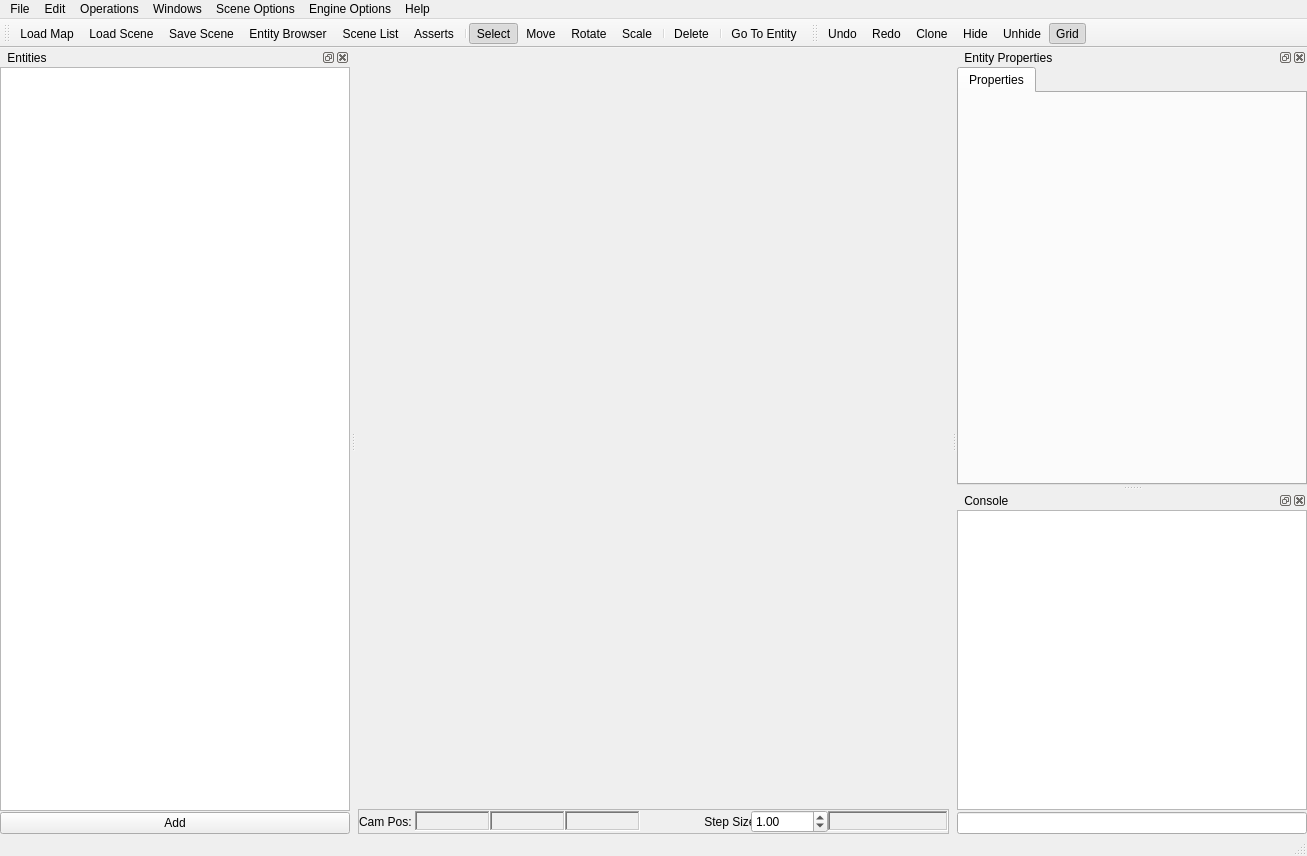
<?xml version="1.0" encoding="UTF-8"?>
<ui version="4.0">
 <class>MapEditorClass</class>
 <widget class="QMainWindow" name="MapEditorClass">
  <property name="geometry">
   <rect>
    <x>0</x>
    <y>0</y>
    <width>1307</width>
    <height>856</height>
   </rect>
  </property>
  <property name="sizePolicy">
   <sizepolicy hsizetype="Expanding" vsizetype="Expanding">
    <horstretch>0</horstretch>
    <verstretch>0</verstretch>
   </sizepolicy>
  </property>
  <property name="windowTitle">
   <string>ZEditor</string>
  </property>
  <property name="windowIcon">
   <iconset>
    <normaloff>:/ApplicationIcon/ZEDITOR.ico</normaloff>:/ApplicationIcon/ZEDITOR.ico</iconset>
  </property>
  <property name="styleSheet">
   <string/>
  </property>
  <property name="iconSize">
   <size>
    <width>24</width>
    <height>24</height>
   </size>
  </property>
  <widget class="QWidget" name="centralWidget">
   <layout class="QGridLayout">
    <property name="leftMargin">
     <number>2</number>
    </property>
    <property name="topMargin">
     <number>2</number>
    </property>
    <property name="rightMargin">
     <number>2</number>
    </property>
    <property name="bottomMargin">
     <number>0</number>
    </property>
    <property name="spacing">
     <number>2</number>
    </property>
    <item row="0" column="0">
     <widget class="QWidget" name="ViewPort" native="true"/>
    </item>
    <item row="1" column="0">
     <widget class="QFrame" name="frame">
      <property name="maximumSize">
       <size>
        <width>16777215</width>
        <height>25</height>
       </size>
      </property>
      <property name="frameShape">
       <enum>QFrame::StyledPanel</enum>
      </property>
      <property name="frameShadow">
       <enum>QFrame::Raised</enum>
      </property>
      <layout class="QHBoxLayout">
       <property name="spacing">
        <number>0</number>
       </property>
       <property name="margin">
        <number>0</number>
       </property>
       <item>
        <layout class="QHBoxLayout">
         <property name="spacing">
          <number>0</number>
         </property>
         <item>
          <widget class="QLabel" name="CamPositionLabel">
           <property name="text">
            <string>Cam Pos: </string>
           </property>
          </widget>
         </item>
         <item>
          <widget class="QLabel" name="CamPosXLabel">
           <property name="minimumSize">
            <size>
             <width>75</width>
             <height>0</height>
            </size>
           </property>
           <property name="maximumSize">
            <size>
             <width>75</width>
             <height>20</height>
            </size>
           </property>
           <property name="styleSheet">
            <string/>
           </property>
           <property name="frameShape">
            <enum>QFrame::WinPanel</enum>
           </property>
           <property name="frameShadow">
            <enum>QFrame::Sunken</enum>
           </property>
           <property name="lineWidth">
            <number>0</number>
           </property>
           <property name="text">
            <string/>
           </property>
          </widget>
         </item>
         <item>
          <widget class="QLabel" name="CamPosYLabel">
           <property name="minimumSize">
            <size>
             <width>75</width>
             <height>0</height>
            </size>
           </property>
           <property name="maximumSize">
            <size>
             <width>75</width>
             <height>20</height>
            </size>
           </property>
           <property name="styleSheet">
            <string/>
           </property>
           <property name="frameShape">
            <enum>QFrame::WinPanel</enum>
           </property>
           <property name="frameShadow">
            <enum>QFrame::Sunken</enum>
           </property>
           <property name="text">
            <string/>
           </property>
          </widget>
         </item>
         <item>
          <widget class="QLabel" name="CamPosZLabel">
           <property name="minimumSize">
            <size>
             <width>75</width>
             <height>0</height>
            </size>
           </property>
           <property name="maximumSize">
            <size>
             <width>75</width>
             <height>20</height>
            </size>
           </property>
           <property name="styleSheet">
            <string/>
           </property>
           <property name="frameShape">
            <enum>QFrame::WinPanel</enum>
           </property>
           <property name="frameShadow">
            <enum>QFrame::Sunken</enum>
           </property>
           <property name="text">
            <string/>
           </property>
          </widget>
         </item>
         <item>
          <spacer name="horizontalSpacer">
           <property name="orientation">
            <enum>Qt::Horizontal</enum>
           </property>
           <property name="sizeHint" stdset="0">
            <size>
             <width>40</width>
             <height>20</height>
            </size>
           </property>
          </spacer>
         </item>
         <item>
          <widget class="QLabel" name="StepLabel">
           <property name="maximumSize">
            <size>
             <width>50</width>
             <height>16777215</height>
            </size>
           </property>
           <property name="lineWidth">
            <number>1</number>
           </property>
           <property name="text">
            <string> Step Size </string>
           </property>
          </widget>
         </item>
         <item>
          <widget class="QDoubleSpinBox" name="StepSizeSpinBox">
           <property name="maximum">
            <double>10000.000000000000000</double>
           </property>
           <property name="singleStep">
            <double>0.500000000000000</double>
           </property>
           <property name="value">
            <double>1.000000000000000</double>
           </property>
          </widget>
         </item>
         <item>
          <widget class="QLabel" name="SelectedEntityCounterLabel">
           <property name="minimumSize">
            <size>
             <width>120</width>
             <height>0</height>
            </size>
           </property>
           <property name="maximumSize">
            <size>
             <width>120</width>
             <height>20</height>
            </size>
           </property>
           <property name="styleSheet">
            <string/>
           </property>
           <property name="frameShape">
            <enum>QFrame::WinPanel</enum>
           </property>
           <property name="frameShadow">
            <enum>QFrame::Sunken</enum>
           </property>
          </widget>
         </item>
        </layout>
       </item>
      </layout>
     </widget>
    </item>
   </layout>
  </widget>
  <widget class="QMenuBar" name="menuBar">
   <property name="geometry">
    <rect>
     <x>0</x>
     <y>0</y>
     <width>1307</width>
     <height>21</height>
    </rect>
   </property>
   <widget class="QMenu" name="menuFile">
    <property name="title">
     <string>File</string>
    </property>
    <addaction name="separator"/>
    <addaction name="NewAction"/>
    <addaction name="CloseAction"/>
    <addaction name="separator"/>
    <addaction name="LoadAction"/>
    <addaction name="separator"/>
    <addaction name="LoadSceneAction"/>
    <addaction name="separator"/>
    <addaction name="SaveAction"/>
    <addaction name="SaveSceneAsAction"/>
    <addaction name="separator"/>
    <addaction name="ExitAction"/>
   </widget>
   <widget class="QMenu" name="menuEdit">
    <property name="title">
     <string>Operations</string>
    </property>
    <addaction name="SelectAction"/>
    <addaction name="MoveAction"/>
    <addaction name="RotateAction"/>
    <addaction name="ScaleAction"/>
    <addaction name="separator"/>
    <addaction name="EntityBrowserOpenAction"/>
    <addaction name="separator"/>
    <addaction name="DeleteAction"/>
    <addaction name="separator"/>
    <addaction name="HideAction"/>
    <addaction name="UnhideAction"/>
    <addaction name="separator"/>
    <addaction name="FreezeAction"/>
    <addaction name="UnfreezeAction"/>
    <addaction name="separator"/>
    <addaction name="GoToEntityAction"/>
   </widget>
   <widget class="QMenu" name="menuHelp">
    <property name="title">
     <string>Help</string>
    </property>
    <addaction name="HelpOpenAction"/>
    <addaction name="actionIndex"/>
    <addaction name="separator"/>
    <addaction name="actionTutorials"/>
    <addaction name="separator"/>
    <addaction name="actionEngine_Web"/>
    <addaction name="separator"/>
    <addaction name="actionAbout"/>
   </widget>
   <widget class="QMenu" name="menuTools">
    <property name="title">
     <string>Windows</string>
    </property>
    <widget class="QMenu" name="menuToolbars">
     <property name="title">
      <string>Toolbars</string>
     </property>
     <addaction name="EditToolbarOpenAction"/>
     <addaction name="OperationsToolbarOpenAction"/>
    </widget>
    <addaction name="ConsoleWindowOpenAction"/>
    <addaction name="AssertsWindowOpenAction"/>
    <addaction name="PropertiesWindowOpenAction"/>
    <addaction name="SceneListOpenAction"/>
    <addaction name="separator"/>
    <addaction name="menuToolbars"/>
    <addaction name="separator"/>
    <addaction name="Assert_BrowserOpenAction"/>
    <addaction name="QuickSelectorOpenAction"/>
   </widget>
   <widget class="QMenu" name="menuEngine">
    <property name="title">
     <string>Engine Options</string>
    </property>
    <widget class="QMenu" name="menuDraw">
     <property name="title">
      <string>Draw</string>
     </property>
     <addaction name="actionMap"/>
     <addaction name="actionEntities"/>
     <addaction name="actionSkybox"/>
    </widget>
    <addaction name="actionWireframe"/>
    <addaction name="menuDraw"/>
    <addaction name="actionRender_Type"/>
    <addaction name="actionOptions"/>
   </widget>
   <widget class="QMenu" name="menuScene_Options">
    <property name="title">
     <string>Scene Options</string>
    </property>
    <addaction name="GridToogleAction"/>
   </widget>
   <widget class="QMenu" name="menuEdit_2">
    <property name="title">
     <string>Edit</string>
    </property>
    <addaction name="actionRedo"/>
    <addaction name="actionUndo"/>
    <addaction name="separator"/>
    <addaction name="CopyAction"/>
   </widget>
   <addaction name="menuFile"/>
   <addaction name="menuEdit_2"/>
   <addaction name="menuEdit"/>
   <addaction name="menuTools"/>
   <addaction name="menuScene_Options"/>
   <addaction name="menuEngine"/>
   <addaction name="menuHelp"/>
  </widget>
  <widget class="QDockWidget" name="AssertsWindow">
   <property name="minimumSize">
    <size>
     <width>350</width>
     <height>142</height>
    </size>
   </property>
   <property name="windowTitle">
    <string> Entities</string>
   </property>
   <attribute name="dockWidgetArea">
    <number>1</number>
   </attribute>
   <widget class="QWidget" name="dockWidgetContents_2">
    <layout class="QVBoxLayout">
     <property name="spacing">
      <number>1</number>
     </property>
     <property name="margin">
      <number>0</number>
     </property>
     <item>
      <widget class="QListWidget" name="AssertsList"/>
     </item>
     <item>
      <widget class="QPushButton" name="AddButton">
       <property name="text">
        <string>Add</string>
       </property>
      </widget>
     </item>
    </layout>
   </widget>
  </widget>
  <widget class="QDockWidget" name="PropertiesWindow">
   <property name="minimumSize">
    <size>
     <width>350</width>
     <height>300</height>
    </size>
   </property>
   <property name="floating">
    <bool>false</bool>
   </property>
   <property name="windowTitle">
    <string> Entity Properties</string>
   </property>
   <attribute name="dockWidgetArea">
    <number>2</number>
   </attribute>
   <widget class="QWidget" name="dockWidgetContents">
    <layout class="QHBoxLayout" name="horizontalLayout">
     <property name="spacing">
      <number>0</number>
     </property>
     <property name="margin">
      <number>0</number>
     </property>
     <item>
      <widget class="QTabWidget" name="PropertiesTabWidget">
       <property name="tabPosition">
        <enum>QTabWidget::North</enum>
       </property>
       <property name="tabShape">
        <enum>QTabWidget::Rounded</enum>
       </property>
       <property name="currentIndex">
        <number>0</number>
       </property>
       <property name="documentMode">
        <bool>false</bool>
       </property>
       <property name="tabsClosable">
        <bool>false</bool>
       </property>
       <property name="movable">
        <bool>true</bool>
       </property>
       <widget class="QWidget" name="tab">
        <attribute name="title">
         <string>Properties</string>
        </attribute>
        <layout class="QVBoxLayout" name="verticalLayout_3">
         <property name="spacing">
          <number>0</number>
         </property>
         <property name="margin">
          <number>0</number>
         </property>
         <item>
          <layout class="QVBoxLayout" name="PropertiesTabLayout">
           <property name="spacing">
            <number>0</number>
           </property>
          </layout>
         </item>
        </layout>
       </widget>
      </widget>
     </item>
    </layout>
   </widget>
  </widget>
  <widget class="QDockWidget" name="ConsoleWindow">
   <property name="floating">
    <bool>false</bool>
   </property>
   <property name="windowTitle">
    <string> Console</string>
   </property>
   <attribute name="dockWidgetArea">
    <number>2</number>
   </attribute>
   <widget class="QWidget" name="dockWidgetContents_4">
    <layout class="QVBoxLayout">
     <property name="spacing">
      <number>2</number>
     </property>
     <property name="margin">
      <number>0</number>
     </property>
     <item>
      <widget class="QTextEdit" name="ConsoleOutput">
       <property name="font">
        <font>
         <family>Courier New</family>
        </font>
       </property>
       <property name="lineWidth">
        <number>1</number>
       </property>
       <property name="readOnly">
        <bool>true</bool>
       </property>
      </widget>
     </item>
     <item>
      <widget class="QLineEdit" name="ConsoleInput">
       <property name="font">
        <font>
         <family>Courier New</family>
        </font>
       </property>
       <property name="autoFillBackground">
        <bool>false</bool>
       </property>
      </widget>
     </item>
    </layout>
   </widget>
  </widget>
  <widget class="QToolBar" name="OperationsToolBar">
   <property name="windowTitle">
    <string>Operations Tool Bar</string>
   </property>
   <property name="iconSize">
    <size>
     <width>24</width>
     <height>24</height>
    </size>
   </property>
   <attribute name="toolBarArea">
    <enum>TopToolBarArea</enum>
   </attribute>
   <attribute name="toolBarBreak">
    <bool>false</bool>
   </attribute>
   <addaction name="LoadAction"/>
   <addaction name="LoadSceneAction"/>
   <addaction name="SaveAction"/>
   <addaction name="EntityBrowserOpenAction"/>
   <addaction name="SceneListOpenAction"/>
   <addaction name="AssertsWindowOpenAction"/>
   <addaction name="separator"/>
   <addaction name="SelectAction"/>
   <addaction name="MoveAction"/>
   <addaction name="RotateAction"/>
   <addaction name="ScaleAction"/>
   <addaction name="separator"/>
   <addaction name="DeleteAction"/>
   <addaction name="separator"/>
   <addaction name="GoToEntityAction"/>
  </widget>
  <widget class="QStatusBar" name="statusBar"/>
  <widget class="QToolBar" name="EditToolBar">
   <property name="windowTitle">
    <string>Edit Tool Bar</string>
   </property>
   <property name="iconSize">
    <size>
     <width>24</width>
     <height>24</height>
    </size>
   </property>
   <attribute name="toolBarArea">
    <enum>TopToolBarArea</enum>
   </attribute>
   <attribute name="toolBarBreak">
    <bool>false</bool>
   </attribute>
   <addaction name="actionUndo"/>
   <addaction name="actionRedo"/>
   <addaction name="CopyAction"/>
   <addaction name="HideAction"/>
   <addaction name="UnhideAction"/>
   <addaction name="GridToogleAction"/>
  </widget>
  <action name="LoadAction">
   <property name="text">
    <string>Load Map</string>
   </property>
  </action>
  <action name="SaveAction">
   <property name="text">
    <string>Save Scene</string>
   </property>
  </action>
  <action name="ExitAction">
   <property name="text">
    <string>Exit</string>
   </property>
  </action>
  <action name="RotateAction">
   <property name="checkable">
    <bool>true</bool>
   </property>
   <property name="text">
    <string>Rotate</string>
   </property>
  </action>
  <action name="MoveAction">
   <property name="checkable">
    <bool>true</bool>
   </property>
   <property name="text">
    <string>Move</string>
   </property>
  </action>
  <action name="ScaleAction">
   <property name="checkable">
    <bool>true</bool>
   </property>
   <property name="text">
    <string>Scale</string>
   </property>
  </action>
  <action name="HelpOpenAction">
   <property name="text">
    <string>Content</string>
   </property>
  </action>
  <action name="NewAction">
   <property name="text">
    <string>New</string>
   </property>
  </action>
  <action name="ObjectSellectorOpenAction">
   <property name="text">
    <string>Object Sellector</string>
   </property>
  </action>
  <action name="ConsoleWindowOpenAction">
   <property name="text">
    <string>Console</string>
   </property>
  </action>
  <action name="AssertsWindowOpenAction">
   <property name="text">
    <string>Asserts</string>
   </property>
  </action>
  <action name="PropertiesWindowOpenAction">
   <property name="text">
    <string>Properties</string>
   </property>
  </action>
  <action name="AboutOpenAction">
   <property name="text">
    <string>About</string>
   </property>
  </action>
  <action name="GizmoOpenAction">
   <property name="text">
    <string>Gizmo</string>
   </property>
  </action>
  <action name="SelectAction">
   <property name="checkable">
    <bool>true</bool>
   </property>
   <property name="checked">
    <bool>true</bool>
   </property>
   <property name="text">
    <string>Select</string>
   </property>
  </action>
  <action name="EntityBrowserOpenAction">
   <property name="text">
    <string>Entity Browser</string>
   </property>
  </action>
  <action name="DeleteAction">
   <property name="text">
    <string>Delete</string>
   </property>
  </action>
  <action name="HideAction">
   <property name="text">
    <string>Hide</string>
   </property>
  </action>
  <action name="UnhideAction">
   <property name="text">
    <string>Unhide</string>
   </property>
  </action>
  <action name="FreezeAction">
   <property name="text">
    <string>Freeze</string>
   </property>
  </action>
  <action name="UnfreezeAction">
   <property name="text">
    <string>Unfreeze</string>
   </property>
  </action>
  <action name="OperationsToolbarOpenAction">
   <property name="checkable">
    <bool>true</bool>
   </property>
   <property name="checked">
    <bool>true</bool>
   </property>
   <property name="text">
    <string>Operations</string>
   </property>
  </action>
  <action name="EditToolbarOpenAction">
   <property name="checkable">
    <bool>true</bool>
   </property>
   <property name="checked">
    <bool>true</bool>
   </property>
   <property name="text">
    <string>Edit</string>
   </property>
  </action>
  <action name="FileToolbarOpenAction">
   <property name="checkable">
    <bool>true</bool>
   </property>
   <property name="text">
    <string>File</string>
   </property>
  </action>
  <action name="CloseAction">
   <property name="text">
    <string>Close</string>
   </property>
  </action>
  <action name="SaveAsAction">
   <property name="text">
    <string>Save As</string>
   </property>
  </action>
  <action name="CopyAction">
   <property name="text">
    <string>Clone</string>
   </property>
  </action>
  <action name="CutAction">
   <property name="text">
    <string>Cut</string>
   </property>
  </action>
  <action name="PasteAction">
   <property name="text">
    <string>Paste</string>
   </property>
  </action>
  <action name="actionIndex">
   <property name="text">
    <string>Index</string>
   </property>
  </action>
  <action name="actionTutorials">
   <property name="text">
    <string>Tutorials</string>
   </property>
  </action>
  <action name="actionEngine_Web">
   <property name="text">
    <string>Engine Web</string>
   </property>
  </action>
  <action name="actionAbout">
   <property name="text">
    <string>About</string>
   </property>
  </action>
  <action name="actionWireframe">
   <property name="text">
    <string>Wireframe</string>
   </property>
  </action>
  <action name="actionMap">
   <property name="text">
    <string>Map</string>
   </property>
  </action>
  <action name="actionEntities">
   <property name="text">
    <string>Entities</string>
   </property>
  </action>
  <action name="actionSkybox">
   <property name="text">
    <string>Skybox</string>
   </property>
  </action>
  <action name="actionOptions">
   <property name="text">
    <string>Options</string>
   </property>
  </action>
  <action name="actionRender_Type">
   <property name="text">
    <string>Render Type</string>
   </property>
  </action>
  <action name="GoToEntityAction">
   <property name="text">
    <string>Go To Entity</string>
   </property>
  </action>
  <action name="Assert_BrowserOpenAction">
   <property name="text">
    <string>Assert Browser</string>
   </property>
  </action>
  <action name="actionLoad_Environment">
   <property name="text">
    <string>Load Environment</string>
   </property>
  </action>
  <action name="LoadSceneAction">
   <property name="text">
    <string>Load Scene</string>
   </property>
  </action>
  <action name="SaveSceneAsAction">
   <property name="text">
    <string>Save Scene As</string>
   </property>
  </action>
  <action name="QuickSelectorOpenAction">
   <property name="checkable">
    <bool>true</bool>
   </property>
   <property name="text">
    <string>Quick Selector</string>
   </property>
  </action>
  <action name="actionUndo">
   <property name="text">
    <string>Undo</string>
   </property>
   <property name="shortcut">
    <string>Ctrl+Z</string>
   </property>
  </action>
  <action name="actionRedo">
   <property name="text">
    <string>Redo</string>
   </property>
   <property name="shortcut">
    <string>Ctrl+Y</string>
   </property>
  </action>
  <action name="SceneListOpenAction">
   <property name="checkable">
    <bool>true</bool>
   </property>
   <property name="checked">
    <bool>false</bool>
   </property>
   <property name="text">
    <string>Scene List</string>
   </property>
  </action>
  <action name="GridToogleAction">
   <property name="checkable">
    <bool>true</bool>
   </property>
   <property name="checked">
    <bool>true</bool>
   </property>
   <property name="text">
    <string>Grid</string>
   </property>
  </action>
  <action name="actionGenerate_Random_Tree">
   <property name="text">
    <string>Generate Random Tree</string>
   </property>
  </action>
  <action name="actionGenerate_Random_Bush">
   <property name="text">
    <string>Generate Random Bush</string>
   </property>
  </action>
  <action name="actionGenerate_Random_Flower">
   <property name="text">
    <string>Generate Random Flower</string>
   </property>
  </action>
  <action name="actionGenerate_Random_Grass_Area">
   <property name="text">
    <string>Generate Random Grass Area</string>
   </property>
  </action>
 </widget>
 <layoutdefault spacing="6" margin="11"/>
 <resources>
  <include location="MapEditor.qrc"/>
 </resources>
 <connections>
  <connection>
   <sender>ExitAction</sender>
   <signal>triggered(bool)</signal>
   <receiver>MapEditorClass</receiver>
   <slot>close()</slot>
   <hints>
    <hint type="sourcelabel">
     <x>-1</x>
     <y>-1</y>
    </hint>
    <hint type="destinationlabel">
     <x>535</x>
     <y>460</y>
    </hint>
   </hints>
  </connection>
  <connection>
   <sender>AssertsWindowOpenAction</sender>
   <signal>triggered(bool)</signal>
   <receiver>AssertsWindow</receiver>
   <slot>show()</slot>
   <hints>
    <hint type="sourcelabel">
     <x>-1</x>
     <y>-1</y>
    </hint>
    <hint type="destinationlabel">
     <x>1021</x>
     <y>202</y>
    </hint>
   </hints>
  </connection>
  <connection>
   <sender>PropertiesWindowOpenAction</sender>
   <signal>triggered(bool)</signal>
   <receiver>PropertiesWindow</receiver>
   <slot>show()</slot>
   <hints>
    <hint type="sourcelabel">
     <x>-1</x>
     <y>-1</y>
    </hint>
    <hint type="destinationlabel">
     <x>909</x>
     <y>500</y>
    </hint>
   </hints>
  </connection>
  <connection>
   <sender>ConsoleWindowOpenAction</sender>
   <signal>triggered(bool)</signal>
   <receiver>ConsoleWindow</receiver>
   <slot>show()</slot>
   <hints>
    <hint type="sourcelabel">
     <x>-1</x>
     <y>-1</y>
    </hint>
    <hint type="destinationlabel">
     <x>1021</x>
     <y>666</y>
    </hint>
   </hints>
  </connection>
  <connection>
   <sender>EditToolbarOpenAction</sender>
   <signal>toggled(bool)</signal>
   <receiver>EditToolBar</receiver>
   <slot>setVisible(bool)</slot>
   <hints>
    <hint type="sourcelabel">
     <x>-1</x>
     <y>-1</y>
    </hint>
    <hint type="destinationlabel">
     <x>885</x>
     <y>38</y>
    </hint>
   </hints>
  </connection>
  <connection>
   <sender>OperationsToolbarOpenAction</sender>
   <signal>toggled(bool)</signal>
   <receiver>OperationsToolBar</receiver>
   <slot>setVisible(bool)</slot>
   <hints>
    <hint type="sourcelabel">
     <x>-1</x>
     <y>-1</y>
    </hint>
    <hint type="destinationlabel">
     <x>200</x>
     <y>38</y>
    </hint>
   </hints>
  </connection>
 </connections>
</ui>
